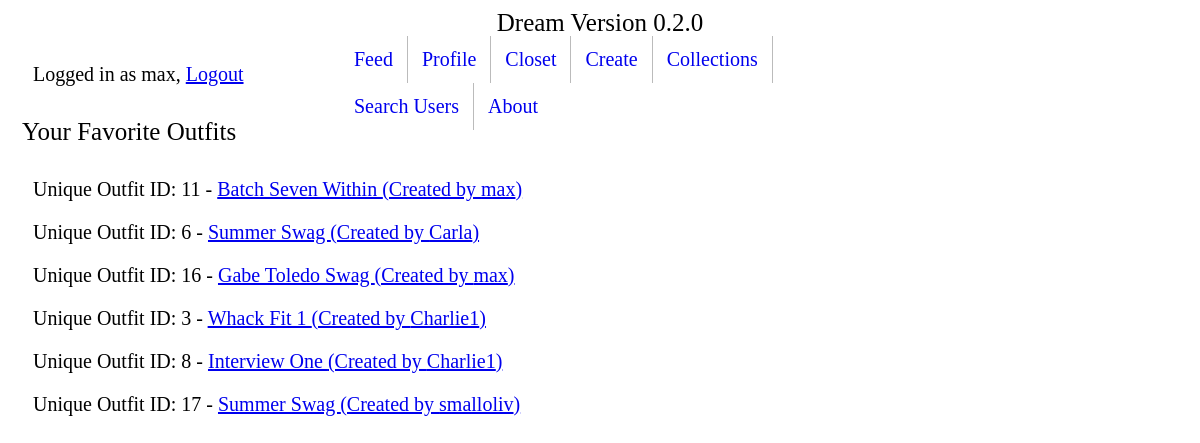
Page /clothing/favorite-outfits/ (signed in) on the committed database.
### clothing/models.py (models this page shows, shortened)
class Outfit(models.Model):
    title = models.CharField(max_length=120)
    top = models.ForeignKey('Article', on_delete=models.SET_NULL, related_name="outfit_top", null=True)
    bottom = models.ForeignKey('Article', on_delete=models.SET_NULL, related_name="outfit_bottom", null=True)
    shoes = models.ForeignKey('Article', on_delete=models.SET_NULL , related_name="outfit_shoes", null=True)
    creator = models.ForeignKey(User, on_delete=models.SET_NULL, null=True)
    creation_date = models.DateTimeField(auto_now_add=True)
    favorited = models.ManyToManyField(User, blank=True, related_name="outfit_favorited_by")
    def get_absolute_url(self):
        return reverse('clothing:outfit-detail', kwargs={"pk": self.pk})

### clothing/views.py (the view)
# urls.py: path('favorite-outfits/', FavoritedOutfitListView.as_view(), name='favorite-outfit-list'),
class FavoritedOutfitListView(ListView, LoginRequiredMixin):
    template_name = 'clothing/favorited_outfit_list.html'
    def get_queryset(self):
        return self.request.user.outfit_favorited_by.all()

### clothing/templates/clothing/favorited_outfit_list.html
{% extends 'base.html' %}
{% block content %}
<h1>Your Favorite Outfits</h1>
{% for instance in object_list %}
<p> Unique Outfit ID: {{ instance.id }} - <a href='{{ instance.get_absolute_url }}'>{{ instance.title }} (Created by {{ instance.creator }})</a>
{% endfor %}
{% endblock %}

### templates/base.html (shortened to what this page needs)
<body>
  <p class="toptitle">Dream Version 0.2.0</p>
</body>
<ul class="navbar">
  <li><a href="/feed">Feed</a></li>
  <li><a href="/userprofiles/my-profile">Profile</a></li>
  <li class="dropdown">
    <a href="/clothing/closet" class="dropbtn">Closet</a>
  </li>
  <li class="dropdown">
    <a href="/clothing/create-outfit" class="dropbtn">Create</a>
  </li>
  <li><a href="/clothing/collections">Collections</a></li>
  <li><a href="/userprofiles">Search Users</a></li>
  <li><a href="/about">About</a></li>
</ul>
  {% if user.is_authenticated %}
    <p>Logged in as {{ user.get_username }}, <a href="{% url 'logout'%}">Logout</a></p>
  {% elif 'logout' in request.path %}
  {% else %}
    <p><a href="{% url 'login'%}?next={{request.path}}">Login</a></p>
  {% endif %}
{% block content %}{% endblock %}

### templates/base.html (style rules this page uses)
h1 { padding: 12px 14px; }
h1 { font-family:calibri; font-size: 25px; font-weight: 500; }
p { padding: 0px 25px; font-family: calibri light; font-size: 20px; }
li { float: left; border-right: 1px solid #bbb; }
li:last-child { border-right: none; }
li a { display: block; padding: 12px 14px; text-align: center; text-decoration: none; text-color: black; }
p.toptitle { font-family:calibri light; font-size: 25px; text-align: center; padding: 1px 1px; left: 50% transform: translate(-50%, -50%); }
ul.navbar { display: inline-block; list-style-type: none; text-align: center; font-family:calibri light; font-size: 20px; position: absolute; left: 50%; transform: translate(-50%, -50%); }

### rows in the picture
Outfit: id "11", title "Batch Seven Within", creator "max"
Outfit: id "6", title "Summer Swag", creator "Carla"
Outfit: id "16", title "Gabe Toledo Swag", creator "max"
Outfit: id "3", title "Whack Fit 1", creator "Charlie1"
Outfit: id "8", title "Interview One", creator "Charlie1"
Outfit: id "17", title "Summer Swag", creator "smalloliv"

### other values in the picture
{{ user.get_username }} "max"
